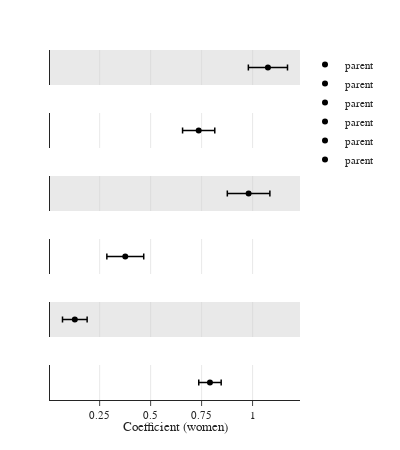

This figure's notebook cell:
### Code cell
# Variables and labels for the subplots
vars = ['childsuffer_ega', 'mo_relation_ega', 'moth_to_work', 'wocutwork_ega', 'rear_load', 'ega_attitude']
labels = ['Child suffering', 'Mother relationship', 'Mother to work', 'Women to cut work', 'Childcare responsibilities','Egalitarian beliefs']
group_colors = {"nonparent": '#1f77b4', "parent": '#ffcc00'}

# Initialize the figure with subplots
fig = make_subplots(
    rows=len(vars), cols=1,
    shared_xaxes=True, vertical_spacing=0.08
)
for var in vars:
    group = 'parent' 
    df = df_coeffi.query("var == @var and group == @group")
    # Calculate center positions for the traces
    y_positions = [0.5] * len(df)  # Place traces at y=0.5 for visual centering
    fig.add_trace(
        go.Scatter(
            x=df['coeffi'],  # Centered at the coefficient value
            y=y_positions,   # Centered at a fixed y-position
            mode='markers',
            # maker color be black
            marker=dict(color = 'black', size=6),
            error_x=dict(
                type='data',
                symmetric=False,
                array=df['high_ci'] - df['coeffi'],
                arrayminus=df['coeffi'] - df['low_ci'],
                thickness=1.5,
                width=3
            ),
            name=f"{group}"
        ),
        row=vars.index(var) + 1, col=1
    )

    # Remove x-axis ticks except for the last subplot
    if vars.index(var)+1 != len(vars):
        fig.update_xaxes(title=None, showticklabels=False, ticklen=0, showline=False, row=vars.index(var)+1, col=1) #showlines=False means the axis line is not shown

# Add gray background for odd subplots
subplot_index = 0
for var in vars:
    if subplot_index % 2 == 0:
        fig.add_shape(
            type="rect",
            xref="paper", yref=f"y{subplot_index+1}",
            x0=0, y0=-0.5, x1=1, y1=1.5,
            fillcolor='lightgrey', opacity=0.5,
            layer="below",
            line=dict(width=0),
        )
    subplot_index += 1

fig.update_layout(
    template="simple_white",
    font=dict(size=11, family="Arial"),
    margin=dict(l=50, r=100, b=50, t=50),
    width=400,
    height=450
)

# Customize x-axis and y-axis
fig.update_xaxes(showgrid=True, gridwidth=0.5, gridcolor='lightgrey', dtick=0.25) #showgrid is True means the gridlines are shown
fig.update_yaxes(range=[-0.5, 1.5])
fig.update_xaxes(title=dict(text="Coefficient (women)", standoff=0), row=len(vars), col=1)
fig.update_yaxes(title=dict(text=None, standoff=0), tickvals=[0, 1], ticktext=['', ''], ticklen=0)

fig.show()

### Figure 1 — Plotly figure (JSON) as saved in the notebook; plotly's stock layout.template omitted (floating-point values rounded to 4 significant figures)
{"data": [{"error_x": {"array": [0.09598], "arrayminus": [0.09598], "symmetric": false, "thickness": 1.5, "type": "data", "width": 3}, "marker": {"color": "black", "size": 6}, "mode": "markers", "name": "parent", "type": "scatter", "x": [1.075], "xaxis": "x", "y": [0.5], "yaxis": "y"}, {"error_x": {"array": [0.07899], "arrayminus": [0.07899], "symmetric": false, "thickness": 1.5, "type": "data", "width": 3}, "marker": {"color": "black", "size": 6}, "mode": "markers", "name": "parent", "type": "scatter", "x": [0.7356], "xaxis": "x2", "y": [0.5], "yaxis": "y2"}, {"error_x": {"array": [0.1044], "arrayminus": [0.1044], "symmetric": false, "thickness": 1.5, "type": "data", "width": 3}, "marker": {"color": "black", "size": 6}, "mode": "markers", "name": "parent", "type": "scatter", "x": [0.9805], "xaxis": "x3", "y": [0.5], "yaxis": "y3"}, {"error_x": {"array": [0.09043], "arrayminus": [0.09043], "symmetric": false, "thickness": 1.5, "type": "data", "width": 3}, "marker": {"color": "black", "size": 6}, "mode": "markers", "name": "parent", "type": "scatter", "x": [0.3757], "xaxis": "x4", "y": [0.5], "yaxis": "y4"}, {"error_x": {"array": [0.06042], "arrayminus": [0.06042], "symmetric": false, "thickness": 1.5, "type": "data", "width": 3}, "marker": {"color": "black", "size": 6}, "mode": "markers", "name": "parent", "type": "scatter", "x": [0.1282], "xaxis": "x5", "y": [0.5], "yaxis": "y5"}, {"error_x": {"array": [0.05501], "arrayminus": [0.05501], "symmetric": false, "thickness": 1.5, "type": "data", "width": 3}, "marker": {"color": "black", "size": 6}, "mode": "markers", "name": "parent", "type": "scatter", "x": [0.791], "xaxis": "x6", "y": [0.5], "yaxis": "y6"}], "layout": {"font": {"family": "Arial", "size": 11}, "height": 450, "margin": {"b": 50, "l": 50, "r": 100, "t": 50}, "shapes": [{"fillcolor": "lightgrey", "layer": "below", "line": {"width": 0}, "opacity": 0.5, "type": "rect", "x0": 0, "x1": 1, "xref": "paper", "y0": -0.5, "y1": 1.5, "yref": "y"}, {"fillcolor": "lightgrey", "layer": "below", "line": {"width": 0}, "opacity": 0.5, "type": "rect", "x0": 0, "x1": 1, "xref": "paper", "y0": -0.5, "y1": 1.5, "yref": "y3"}, {"fillcolor": "lightgrey", "layer": "below", "line": {"width": 0}, "opacity": 0.5, "type": "rect", "x0": 0, "x1": 1, "xref": "paper", "y0": -0.5, "y1": 1.5, "yref": "y5"}], "width": 400, "xaxis": {"anchor": "y", "domain": [0, 1], "dtick": 0.25, "gridcolor": "lightgrey", "gridwidth": 0.5, "matches": "x6", "showgrid": true, "showline": false, "showticklabels": false, "ticklen": 0, "title": {}}, "xaxis2": {"anchor": "y2", "domain": [0, 1], "dtick": 0.25, "gridcolor": "lightgrey", "gridwidth": 0.5, "matches": "x6", "showgrid": true, "showline": false, "showticklabels": false, "ticklen": 0, "title": {}}, "xaxis3": {"anchor": "y3", "domain": [0, 1], "dtick": 0.25, "gridcolor": "lightgrey", "gridwidth": 0.5, "matches": "x6", "showgrid": true, "showline": false, "showticklabels": false, "ticklen": 0, "title": {}}, "xaxis4": {"anchor": "y4", "domain": [0, 1], "dtick": 0.25, "gridcolor": "lightgrey", "gridwidth": 0.5, "matches": "x6", "showgrid": true, "showline": false, "showticklabels": false, "ticklen": 0, "title": {}}, "xaxis5": {"anchor": "y5", "domain": [0, 1], "dtick": 0.25, "gridcolor": "lightgrey", "gridwidth": 0.5, "matches": "x6", "showgrid": true, "showline": false, "showticklabels": false, "ticklen": 0, "title": {}}, "xaxis6": {"anchor": "y6", "domain": [0, 1], "dtick": 0.25, "gridcolor": "lightgrey", "gridwidth": 0.5, "showgrid": true, "title": {"standoff": 0, "text": "Coefficient (women)"}}, "yaxis": {"anchor": "x", "domain": [0.9, 1.0], "range": [-0.5, 1.5], "ticklen": 0, "ticktext": ["", ""], "tickvals": [0, 1], "title": {"standoff": 0}}, "yaxis2": {"anchor": "x2", "domain": [0.72, 0.82], "range": [-0.5, 1.5], "ticklen": 0, "ticktext": ["", ""], "tickvals": [0, 1], "title": {"standoff": 0}}, "yaxis3": {"anchor": "x3", "domain": [0.54, 0.64], "range": [-0.5, 1.5], "ticklen": 0, "ticktext": ["", ""], "tickvals": [0, 1], "title": {"standoff": 0}}, "yaxis4": {"anchor": "x4", "domain": [0.36, 0.46], "range": [-0.5, 1.5], "ticklen": 0, "ticktext": ["", ""], "tickvals": [0, 1], "title": {"standoff": 0}}, "yaxis5": {"anchor": "x5", "domain": [0.18, 0.28], "range": [-0.5, 1.5], "ticklen": 0, "ticktext": ["", ""], "tickvals": [0, 1], "title": {"standoff": 0}}, "yaxis6": {"anchor": "x6", "domain": [0, 0.1], "range": [-0.5, 1.5], "ticklen": 0, "ticktext": ["", ""], "tickvals": [0, 1], "title": {"standoff": 0}}}}
